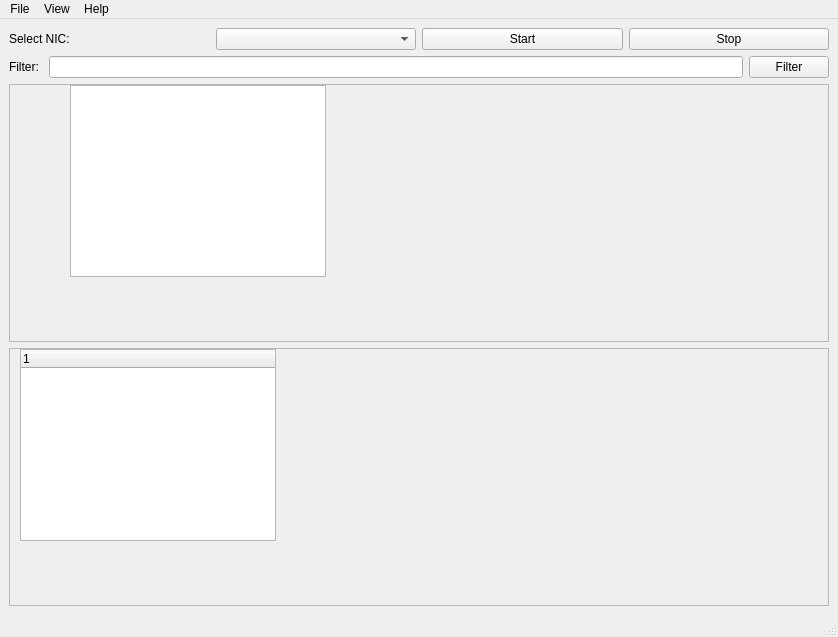
<?xml version="1.0" encoding="UTF-8"?>
<ui version="4.0">
 <class>MainWindow</class>
 <widget class="QMainWindow" name="MainWindow">
  <property name="geometry">
   <rect>
    <x>0</x>
    <y>0</y>
    <width>838</width>
    <height>637</height>
   </rect>
  </property>
  <property name="windowTitle">
   <string>SimpleSniffer</string>
  </property>
  <widget class="QWidget" name="centralwidget">
   <layout class="QVBoxLayout" name="verticalLayout">
    <item>
     <layout class="QHBoxLayout" name="horizontalLayout_2">
      <item>
       <widget class="QLabel" name="label_2">
        <property name="text">
         <string>Select NIC: </string>
        </property>
       </widget>
      </item>
      <item>
       <widget class="QComboBox" name="comboNIC"/>
      </item>
      <item>
       <widget class="QPushButton" name="btnStart">
        <property name="text">
         <string>Start</string>
        </property>
       </widget>
      </item>
      <item>
       <widget class="QPushButton" name="btnStop">
        <property name="text">
         <string>Stop</string>
        </property>
       </widget>
      </item>
     </layout>
    </item>
    <item>
     <layout class="QHBoxLayout" name="horizontalLayout">
      <item>
       <widget class="QLabel" name="label">
        <property name="text">
         <string>Filter: </string>
        </property>
       </widget>
      </item>
      <item>
       <widget class="QLineEdit" name="txtFilter"/>
      </item>
      <item>
       <widget class="QPushButton" name="btnFilter">
        <property name="text">
         <string>Filter</string>
        </property>
       </widget>
      </item>
     </layout>
    </item>
    <item>
     <widget class="QScrollArea" name="scrollArea">
      <property name="widgetResizable">
       <bool>true</bool>
      </property>
      <widget class="QWidget" name="scrollAreaWidgetContents">
       <property name="geometry">
        <rect>
         <x>0</x>
         <y>0</y>
         <width>818</width>
         <height>251</height>
        </rect>
       </property>
       <widget class="QTableWidget" name="tableWidget">
        <property name="geometry">
         <rect>
          <x>60</x>
          <y>0</y>
          <width>256</width>
          <height>192</height>
         </rect>
        </property>
       </widget>
      </widget>
     </widget>
    </item>
    <item>
     <widget class="QScrollArea" name="scrollArea_2">
      <property name="widgetResizable">
       <bool>true</bool>
      </property>
      <widget class="QWidget" name="scrollAreaWidgetContents_2">
       <property name="geometry">
        <rect>
         <x>0</x>
         <y>0</y>
         <width>818</width>
         <height>251</height>
        </rect>
       </property>
       <widget class="QTreeWidget" name="treeWidget">
        <property name="geometry">
         <rect>
          <x>10</x>
          <y>0</y>
          <width>256</width>
          <height>192</height>
         </rect>
        </property>
        <column>
         <property name="text">
          <string notr="true">1</string>
         </property>
        </column>
       </widget>
      </widget>
     </widget>
    </item>
   </layout>
  </widget>
  <widget class="QMenuBar" name="menubar">
   <property name="geometry">
    <rect>
     <x>0</x>
     <y>0</y>
     <width>838</width>
     <height>21</height>
    </rect>
   </property>
   <widget class="QMenu" name="menuFile">
    <property name="title">
     <string>File</string>
    </property>
    <addaction name="actionOpen"/>
    <addaction name="actionSave"/>
   </widget>
   <widget class="QMenu" name="menuHelp">
    <property name="title">
     <string>Help</string>
    </property>
   </widget>
   <widget class="QMenu" name="menuView">
    <property name="title">
     <string>View</string>
    </property>
   </widget>
   <addaction name="menuFile"/>
   <addaction name="menuView"/>
   <addaction name="menuHelp"/>
  </widget>
  <widget class="QStatusBar" name="statusbar"/>
  <action name="actionOpen">
   <property name="text">
    <string>Open</string>
   </property>
  </action>
  <action name="actionSave">
   <property name="text">
    <string>Save</string>
   </property>
  </action>
 </widget>
 <resources/>
 <connections/>
</ui>
